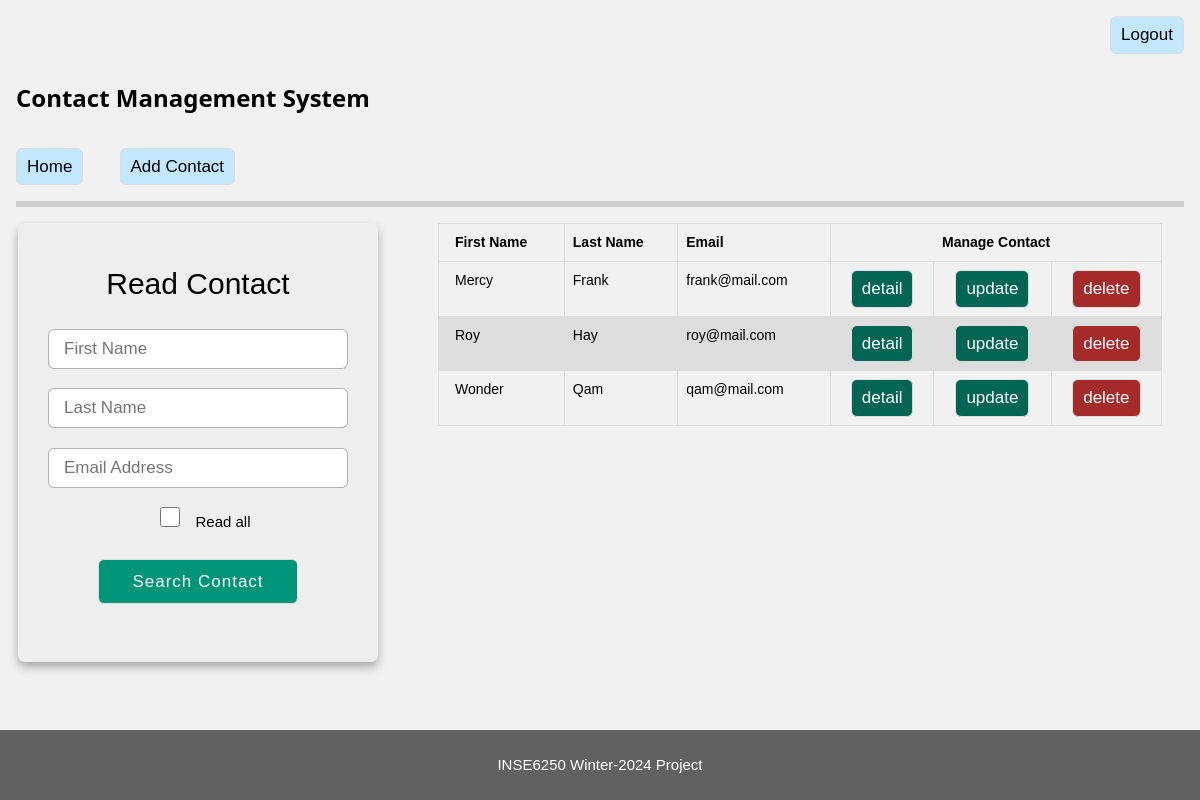
Screenshot of /contacts/ (signed in) with the database file from the repository.
### contacts/models.py (models this page shows, shortened)
class Contact(models.Model):
    firstName = models.CharField(max_length=200)
    lastName = models.CharField(max_length=200)
    company = models.CharField(max_length=200)
    phone = models.CharField(max_length=200)
    email = models.CharField(max_length=200)
    website = models.CharField(max_length=200)
    unitNumber = models.IntegerField()
    civicNumber = models.IntegerField()
    street = models.CharField(max_length=200)
    city = models.CharField(max_length=200)
    province = models.CharField(max_length=2)
    postalCode = models.CharField(max_length=3)
    createdAt = models.DateTimeField(default=timezone.now)

### contacts/views.py (the view)
# urls.py: path('', views.index, name='index'),
@login_required
def index(req):
    return readContact(req)

### contacts/utils.py (called while the page is built)
def getAllContacts():
    try:
        contacts = Contact.objects.all()
    except (KeyError, Contact.DoesNotExist):
        return None
    else:
        return contacts

### contacts/views.py (called while the page is built, shortened)
@login_required
def readContact(req):
    readAllContacts = req.GET.get('readall')
    if readAllContacts is None or readAllContacts.lower() == 'yes':
        contacts = getAllContacts()
        if contacts is None:
            logging.error('No contact found.')
            error(req, message='No contact found.')
            return render(req, 'contacts/index.html')
        context = {'contacts': contacts}
        if len(contacts) == 0:
            logging.warning('No record found')
            error(req, message='No record found')
        return render(req, 'contacts/index.html', context=context)

### templates/contacts/index.html
{% extends "base.html" %}
{% block content %}
<div class="container_main_">
  {% include "contacts/readContact.html" with contacts=contacts %}
</div>
{% endblock %}

### templates/contacts/viewContact.html
<table class="table">
    <thead>
      <tr>
        <th>First Name</th>
        <th>Last Name</th>
        <th>Email</th>
        <th class="center" colspan="3">Manage Contact</th>
      </tr>
    </thead>
    <tbody>
      {% for contact in contacts %}
      <tr>
        <td>{{ contact.firstName }}</td>
        <td>{{ contact.lastName }}</td>
        <td>{{ contact.email }}</td>
        <td class="center"><a class="button bg-cyan"
            id="detailContact{{contact.id}}"
            href="{% url 'contacts:detailContact' contact.id %}">
            detail
          </a></td>
        <td class="center"><a class="button bg-cyan"
            id="updateContact{{contact.id}}"
            href="{% url 'contacts:updateContact' contact.id %}">
            update
          </a></td>
        <td class="center delete-contact"
          contactID="{{contact.id}}"
          contactName="{{contact.firstName}} {{contact.lastName}}"
        >
            <a class="button bg-brown"
              id="deleteContact{{contact.id}}"
              href="#"
            >
            delete
          </a></td>
      </tr>
      {% endfor %}
    </tbody>
</table>

### contacts/static/css/contact.css (style rules this page uses)
html { box-sizing: border-box }
*, *:before, *:after { box-sizing: inherit }
html { -ms-text-size-adjust: 100%; -webkit-text-size-adjust: 100% }
body,h1,h2,h3,h4,h5,h6 { font-family: "Raleway", sans-serif }
body { margin: 0 }
a { background-color: transparent }
html, body { font-family: Verdana, sans-serif; font-size: 15px; line-height: 1.5 }
html { overflow-x: hidden }
a { color: inherit }
.table, .table-all { border-collapse: collapse; border-spacing: 0; width: 100%; display: table }
.table td, .table th, .table-all td, .table-all th { padding: 8px 8px; display: table-cell; text-align: left; vertical-align: top }
.table th:first-child, .table td:first-child, .table-all th:first-child, .table-all td:first-child { padding-left: 16px }
.btn, .button { border: none; display: inline-block; padding: 8px 16px; vertical-align: middle; overflow: hidden; text-decoration: none; color: inherit; background-color: inherit; text-align: center; cursor: pointer; white-space: nowrap }
.btn, .button { -webkit-touch-callout: none; -webkit-user-select: none; -khtml-user-select: none; -moz-user-select: none; -ms-user-select: none; user-select: none }
.content, .auto { margin-left: auto; margin-right: auto }
.content { max-width: 980px }
.center { text-align: center !important }
.light-grey, .hover-light-grey:hover, .light-gray, .hover-light-gray:hover { color: #000 !important; background-color: #f1f1f1 !important }

### contacts/static/css/style.css (style rules this page uses)
::placeholder { text-transform: none; }
.table { font-family: arial, sans-serif; border-collapse: collapse; width: 100%; }
.table td, th { border: 1px solid #dddddd; text-align: left; padding: 8px; }
.table tr:nth-child(even) { background-color: #dddddd; }
a { text-decoration: none; }
.button { color: #fff; font-size: 1.2rem; font-weight: 500; cursor: pointer; padding: 5px 10px; font-size: 17px; border: 1px solid #ddd; border-radius: 6px; outline: none; }
.bg-cyan { background-color: #006653; }
.bg-brown { background-color: brown; }
.center { text-align: center; }

### rows the page displays
Contact: firstName "Mercy", lastName "Frank", email "frank@mail.com"
Contact: firstName "Roy", lastName "Hay", email "roy@mail.com"
Contact: firstName "Wonder", lastName "Qam", email "qam@mail.com"
